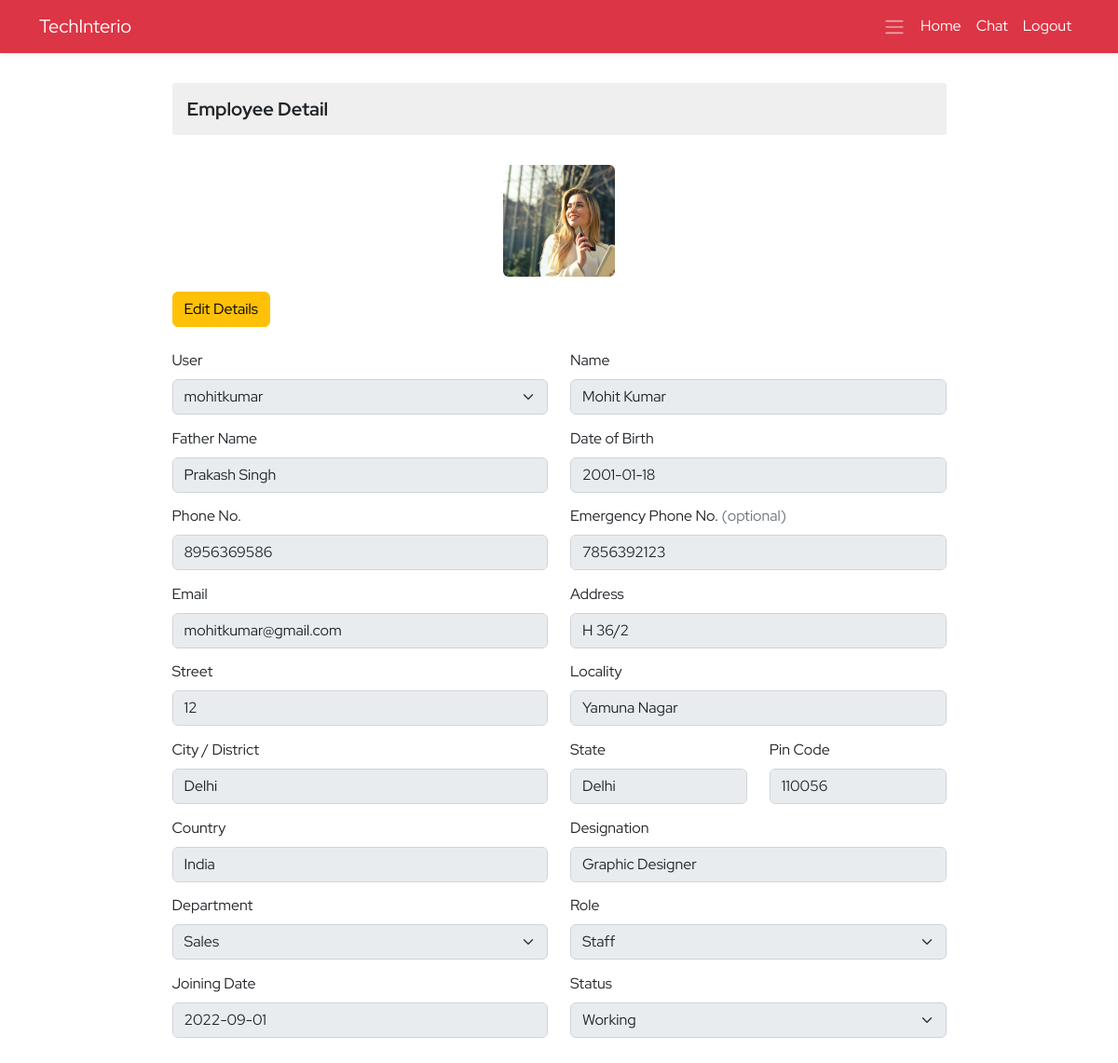
The app's page /ems/employee-detail/8/ (signed in) with its own data.
### ems/models.py (models this page shows, shortened)
class Employee(models.Model):
    empid=models.AutoField(primary_key=True)
    user=models.OneToOneField(User,on_delete=models.CASCADE)
    name=models.CharField(max_length=50)
    father_name=models.CharField(max_length=50)
    avtar=models.ImageField(upload_to='employee_profile_images', blank=True , default='profile.jpg')
    dob=models.DateField()
    email=models.EmailField(max_length=100)
    mobile_no=models.IntegerField()
    emergency_mobile_no=models.IntegerField(null=True,blank=True)
    address=models.OneToOneField(Address, on_delete=models.CASCADE,blank=True, null=True,)
    designation=models.CharField(max_length=70)
    role=models.ForeignKey(Role, on_delete=models.SET_NULL,blank=True, null=True,)
    department=models.ForeignKey(Department, on_delete=models.SET_NULL,blank=True, null=True,)
    joining_date=models.DateField()
    status=models.CharField(max_length=15)
    @property
    def imageURL(self):
        try:
            url=self.avtar.url
        except:
            url=''
        return url

class Address(models.Model):
    user=models.OneToOneField(User,on_delete=models.CASCADE, blank=True,null=True)
    address=models.CharField(max_length=150)
    street=models.CharField(max_length=70)
    locality=models.CharField(max_length=70)
    city=models.CharField(max_length=50)
    state=models.CharField(max_length=50)
    pincode=models.FloatField(max_length=50)
    country=models.CharField(max_length=50, default='India')

### ems/views.py (the view, shortened to what this page needs)
# urls.py: path('employee-detail/<empid>/',employeeDetail,name='employee-detail'),
@login_required()
def employeeDetail(request, empid):
    context = {}
    try:
        if not request.user.is_superuser:
            profile_obj=Employee.objects.get(user=request.user)
            context['profile']=profile_obj
        employee_obj = Employee.objects.get(empid=empid)
        user_obj = User.objects.get(username=employee_obj.user)
        department_obj = Department.objects.all()
        role_obj = Role.objects.all()
        context['departments'] = department_obj
        context['roles'] = role_obj
        context['employee_obj'] = employee_obj
        addres_obj = Address.objects.get(user=user_obj)
        context['address_obj'] = addres_obj
    except Exception as e:
        print('Employee Detail Exception : ', e)
    return render(request, 'ems/employee_detail.html', context)

### ems/models.py (called while the page is built)
    def __str__(self):
        return self.name

    def __str__(self):
        return self.name

### ems/templates/ems/employee_detail.html (shortened to what this page needs)
{% extends './base.html' %}
{% block body %}
<div class="container py-4">
    <div class="row d-felx justify-content-center align-items-center">
        <div class="col-9">
            <h3 class="employee-title my-2">Employee Detail</h3>
            <div class="profile-image my-3">
                <img src="{{employee_obj.imageURL}}" alt="" class="rounded">
            </div>
                <button class="btn btn-warning" onclick="edit()">Edit Details</button>
            <form action="" method="post" class="mt-4 add-employee">
                <div class="row gy-1">
                    <div class="mb-3 col-12 col-sm-6">
                        <label for="select-user" class="form-label">User </label>
                        <select readonly class="form-select employee_detail" aria-label="Default select example"
                            id="select-user" required name="select-user">
                            <option value="{{employee_obj.user}}" selected>{{employee_obj.user}}</option>
                        </select>
                    </div>
                    <div class="mb-3 col-12 col-sm-6">
                        <label for="fname" class="form-label">Name</label>
                        <input type="text" class="form-control employee_detail" id="fname" name="employee-name" required
                            value="{{employee_obj.name}}">
                    </div>
                    <div class="mb-3 col-12 col-sm-6">
                        <label for="father-name" class="form-label">Father Name</label>
                        <input type="text" class="form-control employee_detail" id="father-name" name="father-name"
                            required value="{{employee_obj.father_name}}" readonly>
                    </div>
                    <div class="mb-3 col-12 col-sm-6">
                        <label for="dob" class="form-label">Date of Birth</label>
                        <input type="text" class="form-control employee_detail"
                            value="{{employee_obj.dob | date:'Y-m-d'}}" id="dob" name="employee-dob" required>
                    </div>
                    <div class="mb-3 col-12 col-sm-6">
                        <label for="email" class="form-label">Phone No.</label>
                        <input type="number" class="form-control employee_detail" id="email"
                            value="{{employee_obj.mobile_no}}" name="phone-number" required>
                    </div>
                    <div class="mb-3 col-6">
                        <label for="ephone" class="form-label">Emergency Phone No. <span class="text-muted">(optional)</span> </label>
                        <input type="number" value="{{employee_obj.emergency_mobile_no}}" class="form-control employee_detail" id="ephone" placeholder="None"
                            name="ephone-number">
                    </div>
                    <div class="mb-3 col-12 col-sm-6">
                        <label for="email" class="form-label">Email</label>
                        <input type="email" class="form-control employee_detail" id="email"
                            value="{{employee_obj.email}}" name="email" required>
                    </div>
                    <div class="mb-3 col-12 col-sm-6">
                        <label for="address" class="form-label">Address</label>
                        <input type="text" class="form-control employee_detail" id="address"
                            value="{{address_obj.address}}" name="address" required>
                    </div>
                    <div class="mb-3 col-12 col-sm-6">
                        <label for="street" class="form-label">Street</label>
                        <input type="text" class="form-control employee_detail" id="street"
                            value="{{address_obj.street}}" name="street" required>
                    </div>
                    <div class="mb-3 col-12 col-sm-6">
                        <label for="locality" class="form-label">Locality</label>
                        <input type="text" class="form-control employee_detail" id="locality"
                            value="{{address_obj.locality}}" name="locality" required>
                    </div>
                    <div class="mb-3 col-12 col-sm-6">
                        <label for="city" class="form-label">City / District</label>
                        <input type="text" class="form-control employee_detail" id="city" value="{{address_obj.city}}"
                            name="city" required>
                    </div>
                    <div class="mb-3 col-6 col-sm-3">
                        <label for="state" class="form-label">State</label>
                        <input type="text" class="form-control employee_detail" id="state" value="{{address_obj.state}}"
                            name="state" required>
                    </div>
                    <div class="mb-3 col-6 col-sm-3">
                        <label for="pincode" class="form-label">Pin Code</label>
                        <input type="number" class="form-control employee_detail" id="pincode"
                            value="{{address_obj.pincode|floatformat:'0'}}" name="pincode" required>
                    </div>
                    <div class="mb-3 col-12 col-sm-6">
                        <label for="country" class="form-label">Country</label>
                        <input type="text" class="form-control employee_detail" id="country"
                            value="{{address_obj.country}}" name="country" required>
                    </div>
                    <div class="mb-3 col-12 col-sm-6">
                        <label for="designation" class="form-label">Designation</label>
                        <input type="text" class="form-control employee_detail" id="designation" required
                            value="{{employee_obj.designation}}" name="designation">
                    </div>
                    <div class="mb-3 col-12 col-sm-6">
                        <label for="select-department" class="form-label">Department</label>
                        <select class="form-select employee_detail" aria-label="Default select example"
                            id="select-department" name="select-department" required>
                            {% for department in departments %}
                            {% if department == employee_obj.department %}
                            <option value="{{employee_obj.department}}" selected>{{employee_obj.department}}</option>
                            {% else %}
                            <option value="{{department.name}}">{{department.name}}</option>
                            {% endif %}
                            {% endfor %}
                        </select>
                    </div>
                    <div class="mb-3 col-12 col-sm-6">
                        <label for="select-role" class="form-label">Role</label>
                        <select class="form-select employee_detail" aria-label="Default select example" id="select-role"
                            name="select-role" required>
                            {% for role in roles %}
                            {% if role == employee_obj.role %}
                            <option value="{{employee_obj.role}}" selected>{{employee_obj.role}}</option>
                            {% else %}
                                <option value="{{role.name}}">{{role.name}}</option>
                            {% endif %}
                            {% endfor %}
                        </select>
                    </div>
                    <div class="mb-3 col-12 col-sm-6">
                        <label for="joining-date" class="form-label">Joining Date</label>
                        <input type="text" class="form-control employee_detail" id="dob" name="joining-date" required
                            value="{{employee_obj.joining_date | date:'Y-m-d' }}">
                    </div>
                    <div class="mb-3 col-12 col-sm-6">
                        <label for="select-status" class="form-label">Status</label>
                        <select class="form-select employee_detail" aria-label="Default select example"
                            id="select-status" name="select-status" required>
                            {% if employee_obj.status == 'Working' %}
                            <option value="{{employee_obj.role}}" selected>{{employee_obj.status}}</option>
                            {% else %}
                            <option value="{{employee_obj.role}}" selected>{{employee_obj.status}}</option>
                            <option value="Working" >Working</option>
                            {% endif %}
                        </select>
                    </div>
            </form>
        </div>
    </div>
</div>
{% endblock body %}

### static/css/style.css (style rules this page uses)
* { margin: 0; padding: 0; box-sizing: border-box; }
:root { --body-font: 'Red Hat Display', sans-serif; --second-font: 'Kaushan Script', cursive; --biggest-font-size: 2rem; --bigger-font-size: 1.5rem; --big-font-size: 1.25rem; --h1-font-size: 1.5rem; --h2-font-size: 1.25rem; --h3-font-size: 1rem; --normal-font-size: .938rem; --small-font-size: .813rem; --smaller-font-size: .75rem; --font-bold: 700; --font-black: 900; }
@media screen and (min-width: 1024px) { :root { --biggest-font-size: 6rem; --bigger-font-size: 3.5rem; --big-font-size: 2.75rem; --h1-font-size: 2.25rem; --h2-font-size: 1.5rem; --h3-font-size: 1.25rem; --normal-font-size: 1rem; --small-font-size: .875rem; --smaller-font-size: .813rem; --bs-modal-width:700px; } }
* { box-sizing: border-box; padding: 0; margin: 0; }
html { scroll-behavior: smooth; }
body, button, label, select, input { font-family: var(--body-font); font-size: var(--normal-font-size); }
h1, h2, h3 { font-weight: var(--font-bold); }
img { max-width: 100%; height: auto; }
.employee-title { font-size: var(--h3-font-size); background-color: #dadada70; padding: 1rem; border-radius: 3px; }
.add-employee div { margin-bottom: 0.6rem !important; }
.profile-image { display: flex; justify-content:center; }
.profile-image img { height: 120px; margin-top: 1rem; width: 120px; object-fit: cover; object-position: center; }

### records on screen
Employee: imageURL (picture), select-user "mohitkumar", employee-name "Mohit Kumar", father-name "Prakash Singh", employee-dob "2001-01-18", phone-number "8956369586", ephone-number "7856392123", email "mohitkumar@gmail.com", designation "Graphic Designer", joining-date "2022-09-01", select-status "Working"
Address: address "H 36/2", street "12", locality "Yamuna Nagar", city "Delhi", state "Delhi", pincode "110056", country "India"

### other values on screen
form field select-department "Sales"
form field select-role "Staff"
